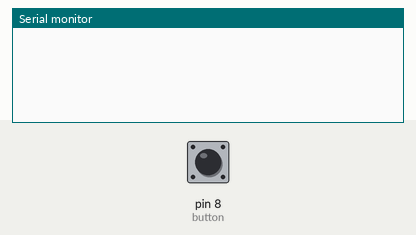
The sketch below on a simulated Arduino Uno, built with avr-gcc and run on an emulated ATmega328P. On the bench: the last lines printed to the serial monitor. The test bench sets the inputs (shaded band); at power-on: pin 8 (button) LOW.

Above: at 2.8 s.
2.9 s: pin 8 (button) pulled HIGH for 1.2 s
At 4.8 s:
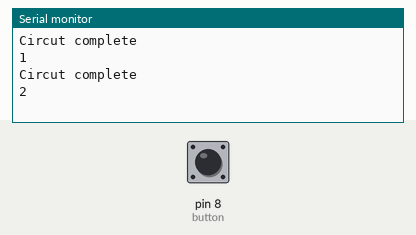
5.6 s: pin 8 (button) pulled HIGH for 1.2 s
At 6.4 s:
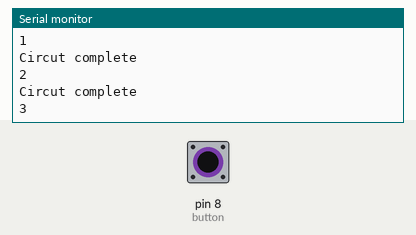
8.3 s: pin 8 (button) pulled HIGH for 3.2 s
At 11.4 s:
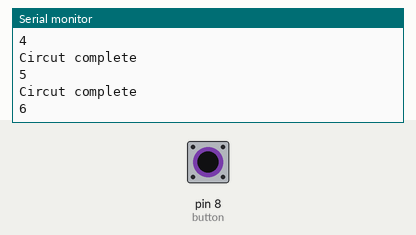
Timing chart, 0 to 12.9 s (numbered marks = the images above; inputs shaded):
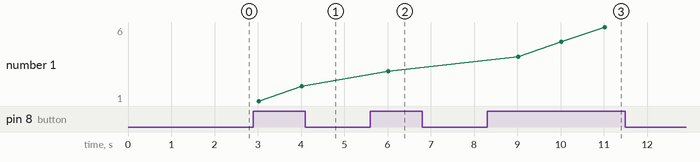

The sketch:

LunaStep_Demo_-_Copy.ino
```cpp
int val = 0;

void setup() {
  pinMode( 8, INPUT );

 Serial.begin( 9600 ); //Start serial on 9600 baud
}

void loop() {
  if( digitalRead( 8 ) == HIGH ) { // If mat/button is triggered, write to the serial monitor
    Serial.println( "Circut complete" );
    val++;
    Serial.println( val );
  }

  delay( 1000 ); // This is here to prevent from spamming the serial monitor
}
```

Measured:
- after the input at 2.9 s, the serial monitor: prints a new line after 0.10 s (image 1)
- after the input at 5.6 s, the serial monitor: prints a new line after 0.42 s (image 2)
- after the input at 8.3 s, the serial monitor: prints a new line after 0.72 s (image 3)
- plotted number 1: 2 → 3 after the input at 5.6 s, 3 → 6 after the input at 8.3 s
